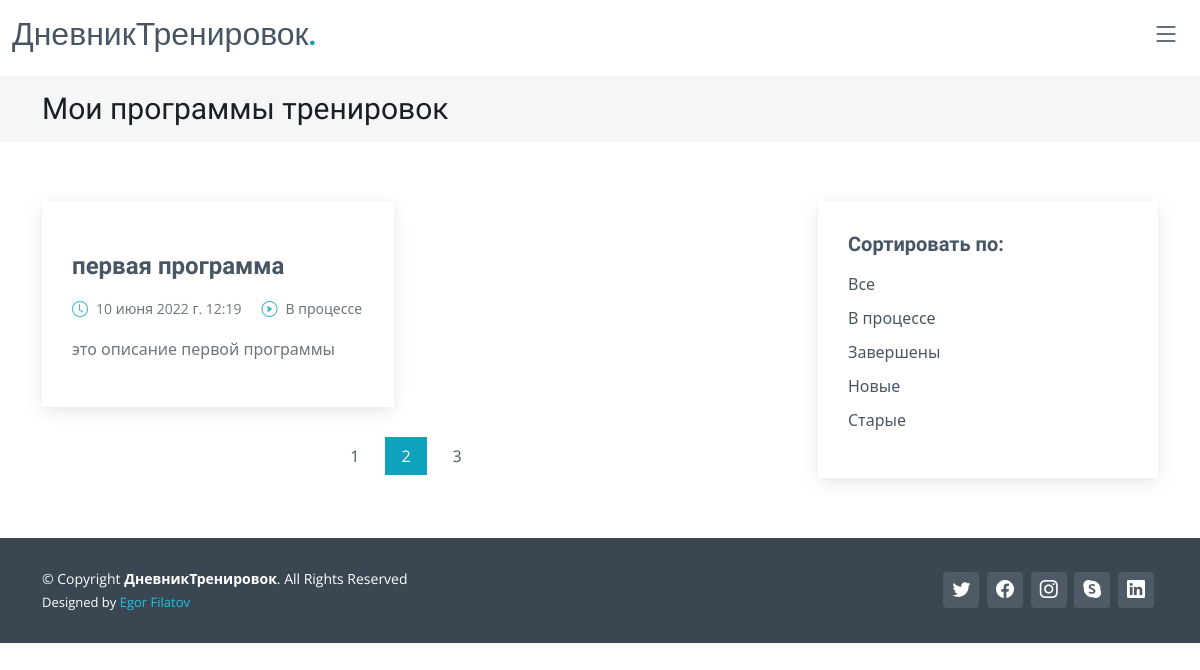
/, run on an earlier commit of the app's database.
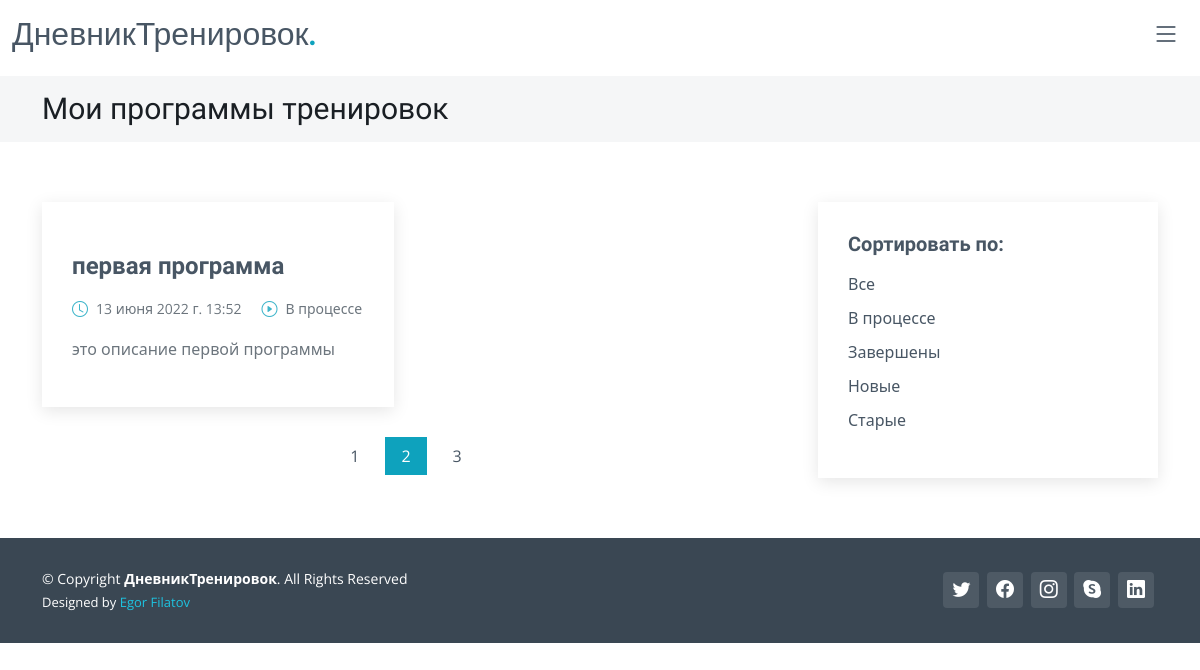
And on a later commit of the database.
### main/models.py (models this page shows, shortened)
class Programs(models.Model):
    program_name = models.CharField(verbose_name='Название тренировочной программы', max_length=150)
    program_description = models.TextField(blank=True, null=True, verbose_name='Описание тренировочной программы')
    created_at = models.DateTimeField(verbose_name='Дата создания', auto_now_add=True)
    updated_at = models.DateTimeField(verbose_name='Дата редактирования', auto_now=True)
    training_weeks = models.ManyToManyField('Weeks', verbose_name='Тренировочные недели', blank=True, null=True)
    program_finished = models.BooleanField(default=False, verbose_name='Программа завершена', blank=True, null=True)
    def get_absolute_url(self):
        return reverse_lazy('weeks_list', kwargs={'pk': self.pk})
    class Meta:
        verbose_name = 'Программа тренировок'
        verbose_name_plural = 'Программы тренировок'

### main/views.py (the view)
class ProgramsList(ListView):
    model = Programs
    template_name = 'main/my_programs.html'
    context_object_name = 'program'
    extra_context = {'breadcrumbs': 'Мои программы тренировок'}
    paginate_by = 20

### main/templates/main/my_programs.html
{% extends 'main/base.html' %}
{% block main %}
  {% include 'main/inc/_breadcrumbs.html' %}
  <section id="blog" class="blog">
    <div class="container" data-aos="fade-up">
      <div class="row g-5">
        <div class="col-lg-8">
          <div class="row gy-4 posts-list">
            {% include 'main/inc/_programs_list_card.html' %}
          </div>
          {% include 'main/inc/_pagination.html' %}
        </div>
        <div class="col-lg-4">
          {% include 'main/inc/_sidebar.html' %}
        </div>
      </div>
    </div>
  </section>
{% endblock %}

### main/templates/main/base.html (shortened to what this page needs)
{% load static %}
<html lang="ru">
<!DOCTYPE html>
<head>
  <link href="{% static 'main/vendor/bootstrap/css/bootstrap.min.css' %}" rel="stylesheet">
  <link href="{% static 'main/vendor/bootstrap-icons/bootstrap-icons.css' %}" rel="stylesheet">
  <link href="{% static 'main/vendor/aos/aos.css" rel="stylesheet' %}">
  <link href="{% static 'main/vendor/glightbox/css/glightbox.min.css' %}" rel="stylesheet">
  <link href="{% static 'main/vendor/swiper/swiper-bundle.min.css' %}" rel="stylesheet">
  <link href="{% static 'main/css/variables.css' %}" rel="stylesheet">
  <link href="{% static 'main/css/main.css' %}" rel="stylesheet">
</head>
<body>
  <header id="header" class="header fixed-top" data-scrollto-offset="0">
    {% include 'main/inc/_navbar.html' %}
  </header>
  <main id="main">
    {% block main %}
    {% endblock %}
  </main>
  <footer id="footer" class="footer">
    {% include 'main/inc/_footer.html' %}
  </footer>
</body>
</html>

### main/templates/main/inc/_navbar.html (shortened to what this page needs)
<div class="container-fluid d-flex align-items-center justify-content-between">
    <a href="{% url 'my_programs' %}" class="logo d-flex align-items-center scrollto me-auto me-lg-0"><h1>ДневникТренировок<span>.</span></h1>
    </a>
    <nav id="navbar" class="navbar">
        <i class="bi bi-list mobile-nav-toggle d-none"></i>
    </nav>
</div>

### main/templates/main/inc/_breadcrumbs.html
<div class="breadcrumbs">
    <div class="container"><div class="d-flex justify-content-between align-items-center">
        <h2>{{ breadcrumbs }}</h2>
    </div>
    </div>
</div>

### main/templates/main/inc/_programs_list_card.html
{% for el in program %}
  <div class="col-lg-6">
    <article class="d-flex flex-column">
      <h2 class="title">
        <a href="{{ el.get_absolute_url }}">{{ el.program_name }}</a>
      </h2>
      <div class="meta-top">
        <ul>
          <li class="d-flex align-items-center"><i class="bi bi-clock"></i><a href="{{ el.get_absolute_url }}"><time>{{ el.updated_at }}</time></a></li>
          {% if el.program_finished %}
            <li class="d-flex align-items-center"><i class="bi bi-check-circle"></i> <a href="{{ el.get_absolute_url }}">Завершена</a></li>
          {% else %}
            <li class="d-flex align-items-center"><i class="bi bi-play-circle"></i> <a href="{{ el.get_absolute_url }}">В процессе</a></li>
          {% endif %}
        </ul>
        <div class="content">
          <p>{{ el.program_description }}</p>
        </div>
      </div>
    </article>
  </div>
{% endfor %}

### main/templates/main/inc/_pagination.html
<div class="blog-pagination">
    <ul class="justify-content-center">
        <li><a href="#">1</a></li>
        <li class="active"><a href="#">2</a></li>
        <li><a href="#">3</a></li>
    </ul>
</div>

### main/templates/main/inc/_sidebar.html
<div class="sidebar">
    <div class="sidebar-item categories">
        <h3 class="sidebar-title">Сортировать по:</h3>
        <ul class="mt-3">
            <li><a href="#">Все</a></li>
            <li><a href="#">В процессе</a></li>
            <li><a href="#">Завершены</span></a></li>
            <li><a href="#">Новые</a></li>
            <li><a href="#">Старые</a></li>
        </ul>
    </div>
</div>

### main/templates/main/inc/_footer.html
<div class="footer-legal text-center">
  <div class="container d-flex flex-column flex-lg-row justify-content-center justify-content-lg-between align-items-center">
    <div class="d-flex flex-column align-items-center align-items-lg-start">
      <div class="copyright">
        &copy; Copyright <strong><span>ДневникТренировок</span></strong>. All Rights Reserved
      </div>
      <div class="credits">
        Designed by <a href="https://bootstrapmade.com/">Egor Filatov</a>
      </div>
    </div>
    <div class="social-links order-first order-lg-last mb-3 mb-lg-0">
      <a href="#" class="twitter"><i class="bi bi-twitter"></i></a>
      <a href="#" class="facebook"><i class="bi bi-facebook"></i></a>
      <a href="#" class="instagram"><i class="bi bi-instagram"></i></a>
      <a href="#" class="google-plus"><i class="bi bi-skype"></i></a>
      <a href="#" class="linkedin"><i class="bi bi-linkedin"></i></a>
    </div>
  </div>
</div>

### main/static/main/css/variables.css (style rules this page uses)
:root { --font-default: 'Open Sans', system-ui, -apple-system, "Segoe UI", Roboto, "Helvetica Neue", Arial, "Noto Sans", "Liberation Sans", sans-serif, "Apple Color Emoji", "Segoe UI Emoji", "Segoe UI Symbol", "Noto Color Emoji"; --font-primary: 'Source Sans Pro', sans-serif; --font-secondary: 'Poppins', sans-serif; --color-default: #1a1f24; --color-default-rgb: 26, 31, 36; --color-links: #0ea2bd; --color-links-hover: #1ec3e0; --color-primary: #0ea2bd; --color-primary-light: #1ec3e0; --color-primary-dark: #0189a1; --color-primary-rgb: 14, 162, 189; --color-primary-light-rgb: 30, 195, 224; --color-primary-dark-rgb: 1, 137, 161; --color-secondary: #485664; --color-secondary-light: #8f9fae; --color-secondary-dark: #3a4753; --color-secondary-rgb: 72, 86, 100; --color-secondary-light-rgb: 143, 159, 174; --color-secondary-dark-rgb: 58, 71, 83; --color-blue: #0d6efd; --color-blue-rgb: 13, 110, 253; --color-indigo: #6610f2; --color-indigo-rgb: 102, 16, 242; --color-purple: #6f42c1; --color-purple-rgb: 111, 66, 193; --color-pink: #f3268c; --color-pink-rgb: 243, 38, 140; --color-red: #df1529; --color-red-rgb: 223, 21, 4; --color-orange: #fd7e14; --color-orange-rgb: 253, 126, 20; --color-yellow: #ffc107; --color-yellow-rgb: 255, 193, 7; --color-green: #059652; --color-green-rgb: 5, 150, 82; --color-teal: #20c997; --color-teal-rgb: 32, 201, 151; --color-cyan: #0dcaf0; --color-cyan-rgb: 13, 202, 240; --color-white: #ffffff; --color-white-rgb: 255, 255, 255; --color-gray: #6c757d; --color-gray-rgb: 108, 117, 125; --color-black: #000000; --color-black-rgb: 0, 0, 0; }
:root { --bs-blue: var(--color-blue); --bs-indigo: var(--color-indigo); --bs-purple: var(--color-purple); --bs-pink: var(--color-pink); --bs-red: var(--color-red); --bs-orange: var(--color-orange); --bs-yellow: var(--color-yellow); --bs-green: var(--color-green); --bs-teal: var(--color-teal); --bs-cyan: var(--color-cyan); --bs-white: var(--color-white); --bs-gray: var(--color-gray); --bs-gray-dark: #343a40; --bs-gray-100: #f8f9fa; --bs-gray-200: #e9ecef; --bs-gray-300: #dee2e6; --bs-gray-400: #ced4da; --bs-gray-500: #adb5bd; --bs-gray-600: #6c757d; --bs-gray-700: #495057; --bs-gray-800: #343a40; --bs-gray-900: #212529; --bs-primary: var(--color-blue); --bs-secondary: var(--color-blue); --bs-success: #198754; --bs-info: #0dcaf0; --bs-warning: #ffc107; --bs-danger: #dc3545; --bs-light: #f8f9fa; --bs-dark: #212529; --bs-primary-rgb: var(--color-primary-rgb); --bs-secondary-rgb: var(--color-secondary-rgb); --bs-success-rgb: 25, 135, 84; --bs-info-rgb: 13, 202, 240; --bs-warning-rgb: 255, 193, 7; --bs-danger-rgb: 220, 53, 69; --bs-light-rgb: 248, 249, 250; --bs-dark-rgb: 33, 37, 41; --bs-white-rgb: var(--color-white-rgb); --bs-black-rgb: var(--color-black-rgb); --bs-body-color-rgb: var(--color-default-rgb); --bs-body-bg-rgb: 255, 255, 255; --bs-font-sans-serif: var(--font-default); --bs-font-monospace: SFMono-Regular, Menlo, Monaco, Consolas, "Liberation Mono", "Courier New", monospace; --bs-gradient: linear-gradient(180deg, rgba(255, 255, 255, 0.15), rgba(255, 255, 255, 0)); --bs-body-font-family: var(--font-default); --bs-body-font-size: 1rem; --bs-body-font-weight: 400; --bs-body-line-height: 1.5; --bs-body-color: var(--color-default); --bs-body-bg: #fff; }

What changed in the data, as far as the page shows it:
changed Programs "первая программа": updated_at "10 июня 2022 г. 12:19" → "13 июня 2022 г. 13:52"
